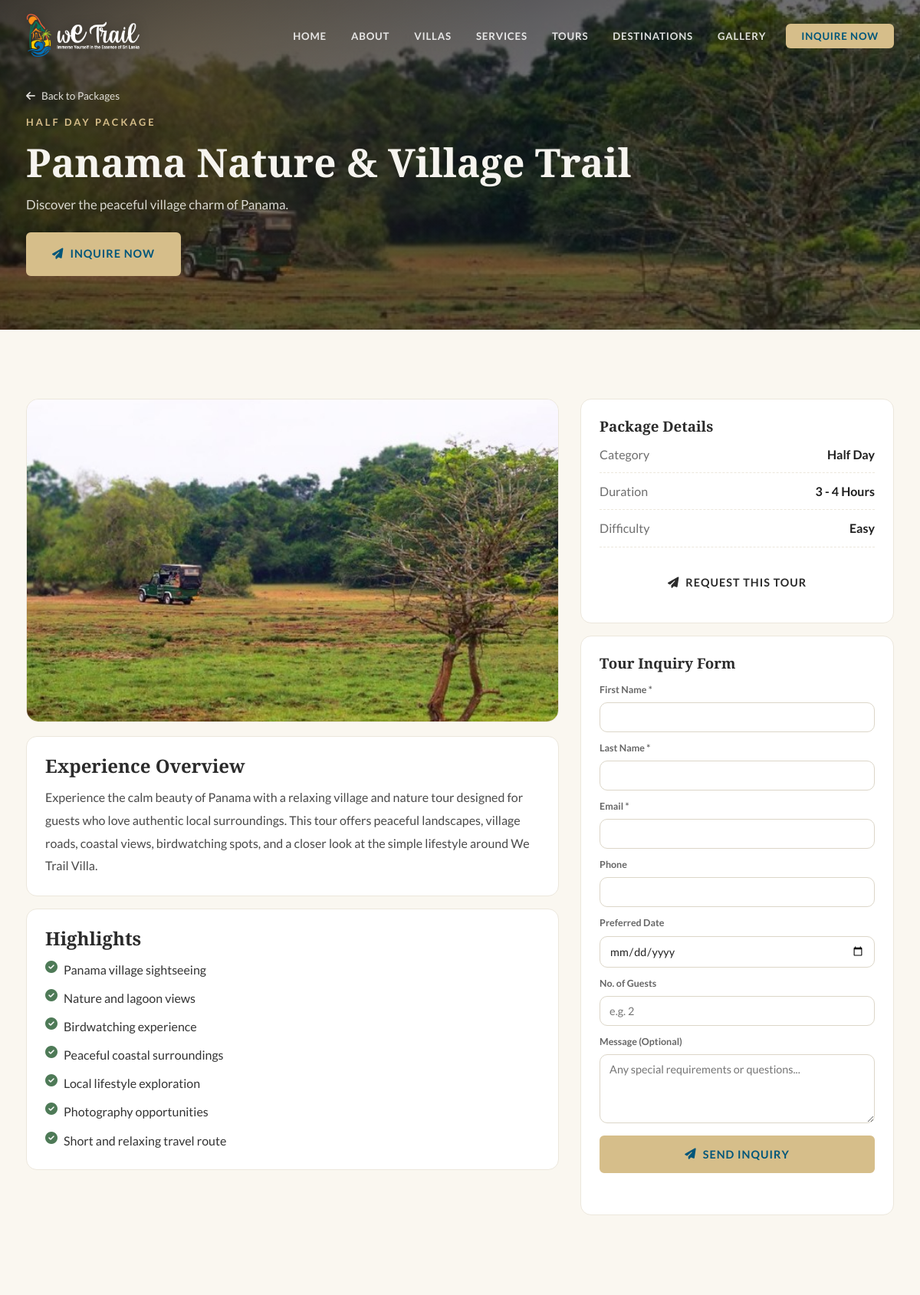
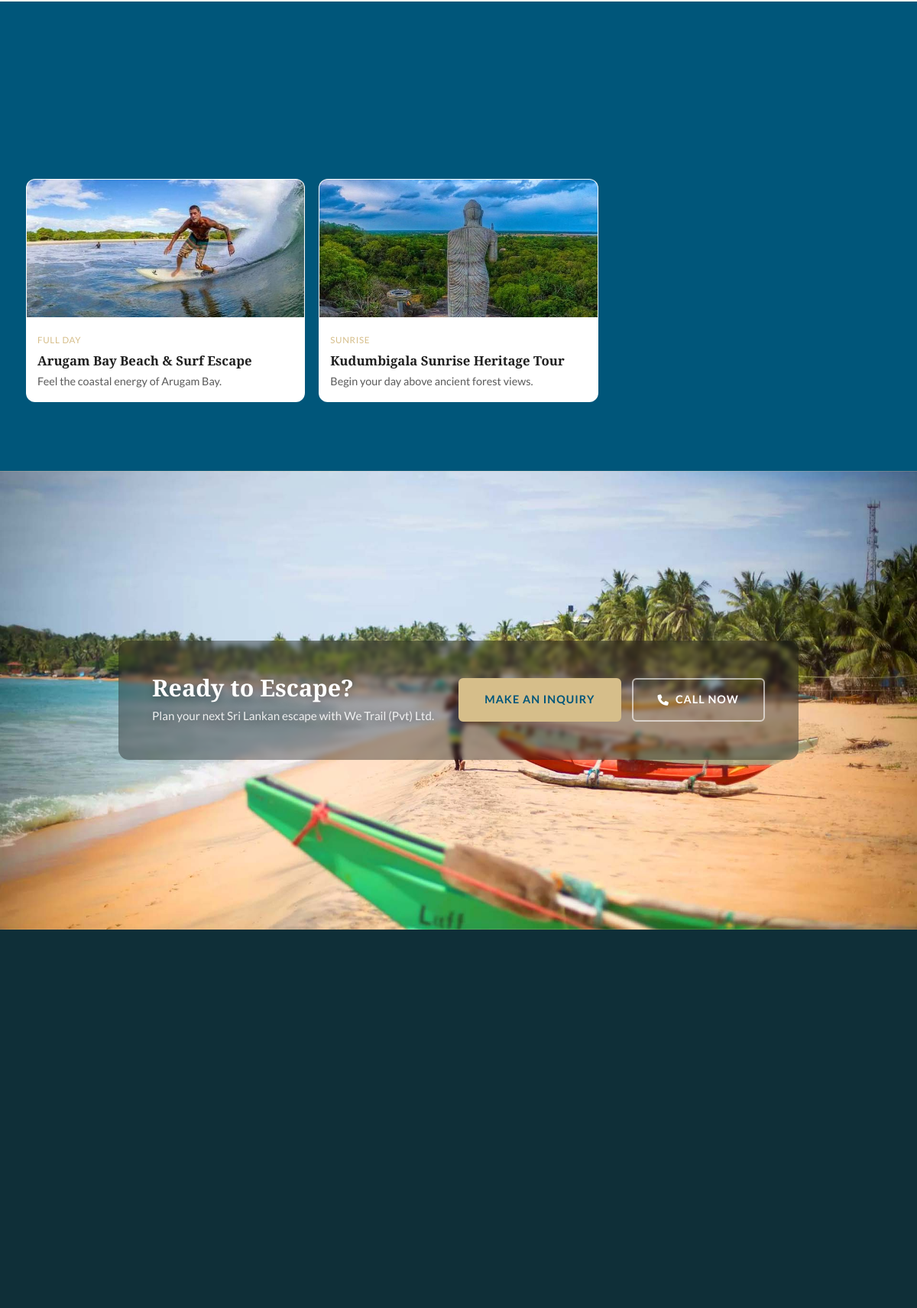
The app's page /tour-details.php?id=4 (upper part) with its own data (2 pictures, top to bottom).
### tables this page shows
CREATE TABLE `tours` (
  `id` int(10) unsigned NOT NULL AUTO_INCREMENT,
  `title` varchar(160) NOT NULL,
  `tagline` varchar(255) DEFAULT NULL,
  `description` text NOT NULL,
  `category` enum('half-day','full-day','sunrise') NOT NULL DEFAULT 'half-day',
  `duration` varchar(60) DEFAULT NULL,
  `difficulty` varchar(60) DEFAULT NULL,
  `max_guests` varchar(60) DEFAULT NULL,
  `price` decimal(10,2) NOT NULL DEFAULT 0.00,
  `price_lkr` decimal(10,2) DEFAULT NULL,
  `price_usd` decimal(10,2) DEFAULT NULL,
  `highlights` text DEFAULT NULL,
  `is_popular` tinyint(1) NOT NULL DEFAULT 0,
  `is_must_do` tinyint(1) NOT NULL DEFAULT 0,
  `is_active` tinyint(1) NOT NULL DEFAULT 1,
  `sort_order` int(10) unsigned NOT NULL DEFAULT 0,
  `image_path` varchar(255) DEFAULT NULL,
  `created_at` datetime NOT NULL DEFAULT current_timestamp(),
  `updated_at` datetime NOT NULL DEFAULT current_timestamp() ON UPDATE current_timestamp(),
  PRIMARY KEY (`id`)
);

### tour-details.php (the view, shortened to what this page needs)
<?php
$tour_id = (int)($_GET['id'] ?? 0);
$tour = null;
$related_tours = [];
$tour_not_found = false;
try {
    $pdo = db();
    if ($tour_id > 0) {
        $stmt = $pdo->prepare("SELECT * FROM tours WHERE id = ? AND is_active = 1 LIMIT 1");
        $stmt->execute([$tour_id]);
        $tour = $stmt->fetch(PDO::FETCH_ASSOC);
    }
    if ($tour) {
        $related_stmt = $pdo->prepare("
            SELECT id, title, tagline, category, image_path
            FROM tours
            WHERE is_active = 1 AND id <> ?
            ORDER BY sort_order ASC, id ASC
            LIMIT 3
        ");
        $related_stmt->execute([$tour['id']]);
        $related_tours = $related_stmt->fetchAll(PDO::FETCH_ASSOC);
    } else {
        $tour_not_found = true;
    }
} catch (Exception $e) {
    $tour_not_found = true;
}
$tour_cat_label = ['half-day' => 'Half Day', 'full-day' => 'Full Day', 'sunrise' => 'Sunrise'];
$tour_hero_has_image = $tour && !empty($tour['image_path']) && file_exists($tour['image_path']);
include 'includes/header.php';
?>
<section class="tour-details-hero">
    <?php if ($tour_hero_has_image): ?>
    <div class="tour-hero-bg">
        <img src="<?php echo htmlspecialchars($tour['image_path']); ?>" alt="<?php echo htmlspecialchars($tour['title']); ?>" fetchpriority="high">
    </div>
    <?php endif; ?>
    <div class="container">
        <?php if ($tour_not_found): ?>
        <div class="tour-details-empty">
            <p class="section-label">Tour Packages</p>
            <h1>Tour Not Found</h1>
            <p>The package you requested is unavailable or no longer active.</p>
            <div class="tour-details-actions">
                <a href="tours.php" class="btn btn-gold"><i class="fas fa-arrow-left"></i> Back to All Packages</a>
            </div>
        </div>
        <?php else: ?>
        <div class="tour-details-head">
            <a href="tours.php#toursGrid" class="tour-back-link"><i class="fas fa-arrow-left"></i> Back to Packages</a>
            <p class="section-label"><?php echo htmlspecialchars($tour_cat_label[$tour['category']] ?? 'Tour'); ?> Package</p>
            <h1><?php echo htmlspecialchars($tour['title']); ?></h1>
            <?php if (!empty($tour['tagline'])): ?>
            <p class="tour-detail-tagline"><?php echo htmlspecialchars($tour['tagline']); ?></p>
            <?php endif; ?>
            <div class="tour-details-actions">
                <a href="#tourInquiryForm" class="btn btn-gold"><i class="fas fa-paper-plane"></i> Inquire Now</a>
            </div>
        </div>
        <?php endif; ?>
    </div>
</section>
<?php if (!$tour_not_found): ?>
<section class="section section-light">
    <div class="container">
        <div class="tour-details-grid">
            <article class="tour-details-main">
                <?php $has_image = !empty($tour['image_path']) && file_exists($tour['image_path']); ?>
                <div class="tour-main-image<?php echo $has_image ? '' : ' image-placeholder'; ?>">
                    <?php if ($has_image): ?>
                    <img src="<?php echo htmlspecialchars($tour['image_path']); ?>" alt="<?php echo htmlspecialchars($tour['title']); ?>">
                    <?php else: ?>
                    <div class="placeholder-icon"><i class="fas fa-image"></i></div>
                    <?php endif; ?>
                </div>
                <div class="tour-detail-card">
                    <h2>Experience Overview</h2>
                    <p><?php echo nl2br(htmlspecialchars((string)$tour['description'])); ?></p>
                </div>
                <?php
                $highlights = [];
                if (!empty($tour['highlights'])) {
                    $highlights = json_decode($tour['highlights'], true) ?: [];
                }
                ?>
                <?php if (!empty($highlights)): ?>
                <div class="tour-detail-card">
                    <h2>Highlights</h2>
                    <ul class="tour-detail-list">
                        <?php foreach ($highlights as $hl): ?>
                        <li><i class="fas fa-check-circle"></i> <?php echo htmlspecialchars($hl); ?></li>
                        <?php endforeach; ?>
                    </ul>
                </div>
                <?php endif; ?>
            </article>
            <aside class="tour-details-side">
                <div class="tour-detail-card">
                    <h3>Package Details</h3>
                    <ul class="tour-meta-list">
                        <li><span>Category</span><strong><?php echo htmlspecialchars($tour_cat_label[$tour['category']] ?? $tour['category']); ?></strong></li>
                        <?php if (!empty($tour['duration'])): ?><li><span>Duration</span><strong><?php echo htmlspecialchars($tour['duration']); ?></strong></li><?php endif; ?>
                        <?php if (!empty($tour['difficulty'])): ?><li><span>Difficulty</span><strong><?php echo htmlspecialchars($tour['difficulty']); ?></strong></li><?php endif; ?>
                    </ul>
                    <a href="#tourInquiryForm" class="btn btn-green btn-block"><i class="fas fa-paper-plane"></i> Request This Tour</a>
                </div>
                <div class="tour-detail-card" id="tourInquiryForm">
                    <h3>Tour Inquiry Form</h3>
                    <form class="tour-inquiry-form" data-tour-inquiry-form>
                        <div class="tif-field">
                            <label>First Name *</label>
                            <input type="text" name="first_name" required>
                        </div>
                        <div class="tif-field">
                            <label>Last Name *</label>
                            <input type="text" name="last_name" required>
                        </div>
                        <div class="tif-field">
                            <label>Email *</label>
                            <input type="email" name="email" required>
                        </div>
                        <div class="tif-field">
                            <label>Phone</label>
                            <input type="text" name="phone">
                        </div>
                        <div class="tif-field">
                            <label>Preferred Date</label>
                            <input type="date" name="preferred_date">
                        </div>
                        <div class="tif-field">
                            <label>No. of Guests</label>
                            <input type="text" name="guests" placeholder="e.g. 2">
                        </div>
                        <div class="tif-field">
                            <label>Message (Optional)</label>
                            <textarea name="message" rows="4" placeholder="Any special requirements or questions..."></textarea>
                        </div>
                        <button type="submit" class="btn btn-gold btn-block tif-submit">
                            <i class="fas fa-paper-plane"></i> Send Inquiry
                        </button>
                        <p class="tif-feedback" data-tour-inquiry-feedback aria-live="polite"></p>
                    </form>
                </div>
            </aside>
        </div>
    </div>
</section>
<?php if (!empty($related_tours)): ?>
<section class="section section-dark">
    <div class="container">
        <div class="related-tours-grid">
            <?php foreach ($related_tours as $rt): ?>
            <?php $rt_has_image = !empty($rt['image_path']) && file_exists($rt['image_path']); ?>
            <a class="related-tour-card" href="tour-details.php?id=<?php echo (int)$rt['id']; ?>">
                <div class="related-image<?php echo $rt_has_image ? '' : ' image-placeholder'; ?>">
                    <?php if ($rt_has_image): ?>
                    <img src="<?php echo htmlspecialchars($rt['image_path']); ?>" alt="<?php echo htmlspecialchars($rt['title']); ?>" loading="lazy">
                    <?php else: ?>
                    <div class="placeholder-icon"><i class="fas fa-image"></i></div>
                    <?php endif; ?>
                </div>
                <div class="related-body">
                    <span class="related-category"><?php echo htmlspecialchars($tour_cat_label[$rt['category']] ?? $rt['category']); ?></span>
                    <h3><?php echo htmlspecialchars($rt['title']); ?></h3>
                    <?php if (!empty($rt['tagline'])): ?><p><?php echo htmlspecialchars($rt['tagline']); ?></p><?php endif; ?>
                </div>
            </a>
            <?php endforeach; ?>
        </div>
    </div>
</section>
<?php endif; ?>
<?php endif; ?>
<?php include 'includes/footer.php'; ?>

### assets/css/style.css (style rules this page uses)
*, *::before, *::after { box-sizing: border-box; margin: 0; padding: 0; }
:root { --green: #3A7D44; --green-d: #2d6235; --green-rgb: 58,125,68; --gold: #C8961E; --gold-d: #a87a14; --gold-rgb: 200,150,30; --gold-l: rgba(200,150,30,0.15); --brown: #6B4226; --brown-d: #4e2f1a; --dark: #1A1A1A; --dark2: #111111; --dark3: #222222; --cream: #F5F0E8; --cream2: #ede7db; --cream-rgb: 245,240,232; --white: #ffffff; --white-rgb: 255,255,255; --text: #333333; --text-light: #666666; --text-muted: #8a847a; --border: rgba(200,150,30,0.25); --shadow: 0 8px 32px rgba(0,0,0,0.18); --radius: 6px; --transition: 0.3s ease; --font-heading: 'Playfair Display', Georgia, serif; --font-body: 'Lato', Arial, sans-serif; }
html { scroll-behavior: smooth; overflow-x: hidden; }
body { font-family: var(--font-body); color: var(--text); background: var(--white); line-height: 1.7; overflow-x: hidden; width: 100%; max-width: 100%; }
img { max-width: 100%; display: block; }
a { text-decoration: none; color: inherit; }
ul { list-style: none; }
h1, h2, h3, h4 { font-family: var(--font-heading); line-height: 1.2; }
.container { max-width: 1180px; margin: 0 auto; padding: 0 24px; }
.section { padding: 90px 0; }
.section-light { background: var(--cream); }
.section-dark { background: var(--dark); color: var(--cream); }
.section-label { font-family: var(--font-body); font-size: 0.8rem; font-weight: 700; letter-spacing: 3px; text-transform: uppercase; color: var(--gold); display: block; margin-bottom: 10px; }
.btn { display: inline-flex; align-items: center; gap: 8px; padding: 14px 32px; border-radius: var(--radius); font-family: var(--font-body); font-size: 0.9rem; font-weight: 700; letter-spacing: 1px; text-transform: uppercase; cursor: pointer; transition: all var(--transition); border: 2px solid transparent; position: relative; overflow: hidden; }
.btn::after { content: ''; position: absolute; inset: 0; background: rgba(255,255,255,0.12); transform: scale(0); border-radius: 50%; transition: transform 0.4s ease; }
.btn-gold { background: var(--gold); color: var(--dark); border-color: var(--gold); }

### records on screen
tours: image_path (picture), category "HALF DAY", title "Panama Nature & Village Trail", tagline "Discover the peaceful village charm of Panama.", description "Experience the calm beauty of Panama with a relaxing village and nature tour designed for guests who love authentic local surroundings. This tour offers peaceful landscapes, village roads, coastal views, birdwatching spots, and a closer look at the simple lifestyle around We Trail Villa.", highlights "Panama village sightseeing", highlights "Nature and lagoon views", highlights "Birdwatching experience", highlights "Peaceful coastal surroundings", highlights "Local lifestyle exploration", highlights "Photography opportunities", highlights "Short and relaxing travel route", category "Half Day", duration "3 - 4 Hours", difficulty "Easy"
tours: image_path (picture), category "FULL DAY", title "Arugam Bay Beach & Surf Escape", tagline "Feel the coastal energy of Arugam Bay."
tours: image_path (picture), category "SUNRISE", title "Kudumbigala Sunrise Heritage Tour", tagline "Begin your day above ancient forest views."
